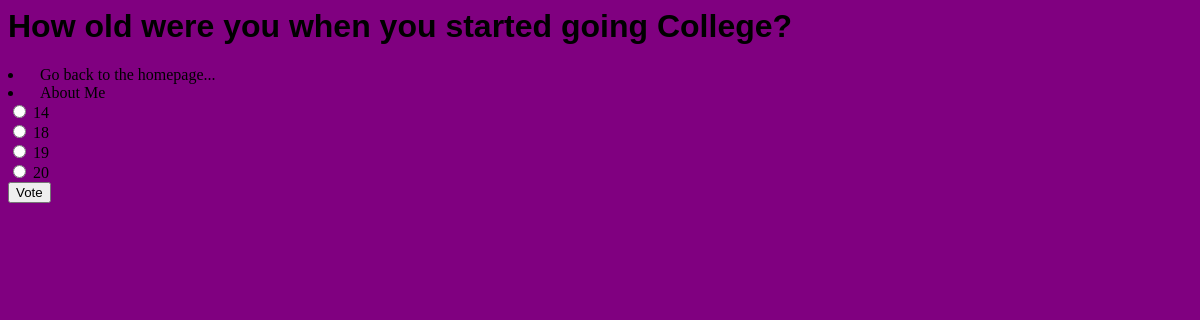
Page /polls/3/ on the committed database.
### polls/models.py (models this page shows, shortened)
class Question(models.Model):
    question_text = models.CharField(max_length=200)
    pub_date = models.DateTimeField('date published')
    def was_published_recently(self):
        now = timezone.now()
        return now - datetime.timedelta(days=1) <= self.pub_date <= now
    was_published_recently.admin_order_field = 'pub_date'
    was_published_recently.boolean = True
    was_published_recently.short_description = 'Published recently?'

class Choice(models.Model):
    question = models.ForeignKey(Question, on_delete=models.CASCADE)
    choice_text = models.CharField(max_length=200)
    votes = models.IntegerField(default=0)

### polls/views.py (the view)
# urls.py: path('<int:pk>/', views.DetailView.as_view(), name='detail'),
class DetailView(generic.DetailView):
    model = Question
    template_name = 'polls/detail.html'
    def get_queryset(self):
        return Question.objects.filter(pub_date__lte = timezone.now())

### polls/templates/polls/detail.html (shortened to what this page needs)
{% load static %}
<link rel="stylesheet" type="text/css" href="{% static 'polls/style.css' %}">
<h1 class="detail">{{ question.question_text }}</h1>
<div class="navbar">
    <li><a href="{% url 'polls:index' %}">Go back to the homepage...</a></li>
    <li><a href="{% url 'polls:about_me' %}">About Me</a></li>
</div>
<form action="{% url 'polls:vote' question.id %}" method="post">
{% for choice in question.choice_set.all %}
    <input type="radio" name="choice" id="choice{{ forloop.counter }}" value="{{ choice.id }}">
    <label for="choice{{ forloop.counter }}">{{ choice.choice_text }}</label><br>
{% endfor %}
<input type="submit" value="Vote">
</form>

### polls/static/polls/style.css (style rules this page uses)
li { margin-right: 40px; }
li a { color : black; font-size = 18px; text-decoration: none; font-family: Comic Sans MS; }
h1 { font-family: Caviar Dreams, Helvetica, Georgia; }
a { font-family: Comic Sans MS; color: black; text-decoration: none; padding : 10px; }

### rows in the picture
Question: question_text "How old were you when you started going College?"
Choice: choice_text "14"
Choice: choice_text "18"
Choice: choice_text "19"
Choice: choice_text "20"
